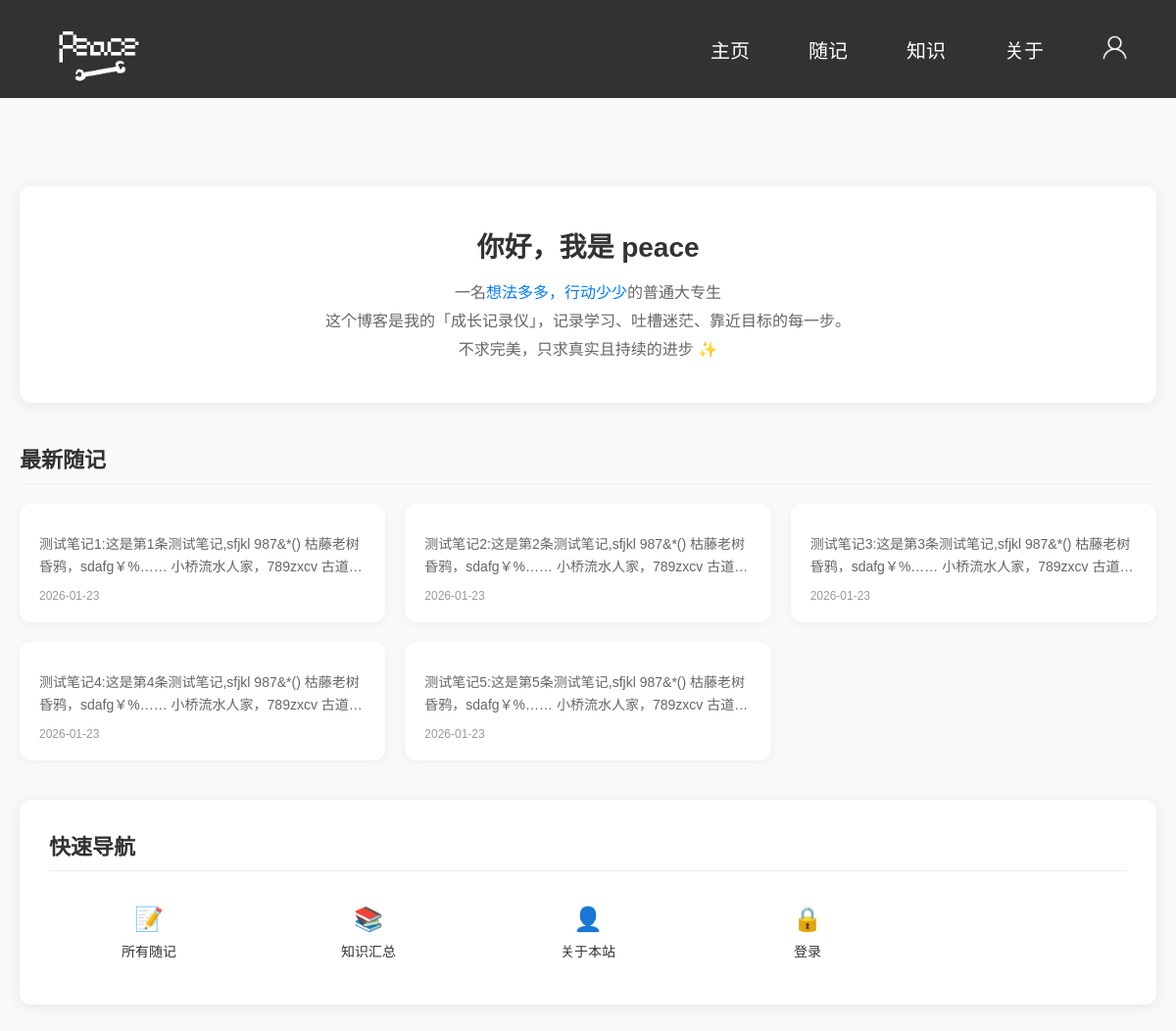
/index, run on the app's committed database.
### app.py (models this page shows, shortened)
class Note(db.Model):
    id = db.Column(db.Integer, primary_key=True)
    body = db.Column(db.Text)
    user_id = db.Column(db.String(8), db.ForeignKey('user.id'))
    created_at = db.Column(db.DateTime, default=db.func.current_timestamp())
    user = db.relationship('User', backref=db.backref('notes', lazy=True))

### app.py (the view)
@app.route('/')
@app.route('/home')
@app.route('/index')
def index():
    recent_notes = Note.query.order_by(Note.created_at.desc()).limit(5).all()
    return render_template('index.html', recent_notes=recent_notes)

### templates/index.html (shortened to what this page needs)
{% extends 'base.html' %}
{% block content %}
<div class="home-container">
    <div class="intro-card">
        <h2 class="intro-title">你好，我是 peace</h2>
        <p class="intro-desc">
            一名<span>想法多多，行动少少</span>的普通大专生<br>
            这个博客是我的「成长记录仪」，记录学习、吐槽迷茫、靠近目标的每一步。<br>
            不求完美，只求真实且持续的进步 ✨
        </p>
    </div>
    <div class="notes-section">
        <h3 class="section-title">最新随记</h3>
        <div class="notes-grid">
            {% if recent_notes %}
                {% for note in recent_notes %}
                <div class="note-card">
                    <p class="note-excerpt">{{ note.body[:80] }}...</p>
                    <div class="note-meta">{{ note.created_at.strftime('%Y-%m-%d') }}</div>
                </div>
                {% endfor %}
            {% else %}
                <div class="note-card" style="text-align: center; padding: 40px;">
                    <p style="color: #999;">暂无笔记，慢慢来，会有的 ✨</p>
                </div>
            {% endif %}
        </div>
    </div>
    <div class="quick-nav">
        <h3 class="section-title">快速导航</h3>
        <div class="nav-grid">
            <a href="{{ url_for('notes', page=1) }}" class="nav-item">
                <span class="nav-icon">📝</span>
                <span class="nav-text">所有随记</span>
            </a>
            <a href="{{ url_for('all_articles') }}" class="nav-item">
                <span class="nav-icon">📚</span>
                <span class="nav-text">知识汇总</span>
            </a>
            <a href="{{ url_for('about') }}" class="nav-item">
                <span class="nav-icon">👤</span>
                <span class="nav-text">关于本站</span>
            </a>
            <a href="{{ url_for('login') }}" class="nav-item">
                <span class="nav-icon">🔒</span>
                <span class="nav-text">登录</span>
            </a>
        </div>
    </div>
</div>
{% endblock %}

### static/css/style.css (style rules this page uses)
* { margin: 0; padding: 0; box-sizing: border-box; -webkit-box-sizing: border-box; -moz-box-sizing: border-box; }
html { transform-origin:center center; transition:transform 0.5s ease; }

### templates/index.html (style rules this page uses)
body { background-color: #f9f9f9; font-family: "PingFang SC", "Microsoft YaHei", sans-serif; }
.home-container { max-width: 1200px; margin: 40px auto; padding: 0 20px; }
.intro-card { background: #fff; border-radius: 12px; padding: 40px; box-shadow: 0 2px 15px rgba(0, 0, 0, 0.08); margin-bottom: 40px; text-align: center; }
.intro-title { font-size: 28px; color: #333; margin-bottom: 15px; font-weight: 600; }
.intro-desc { font-size: 16px; color: #666; line-height: 1.8; max-width: 700px; margin: 0 auto; }
.intro-desc span { color: #007bff; font-weight: 500; }
.notes-section { margin-bottom: 40px; }
.section-title { font-size: 22px; color: #333; margin-bottom: 20px; padding-bottom: 10px; border-bottom: 1px solid #eee; font-weight: 600; }
.notes-grid { display: grid; grid-template-columns: repeat(auto-fill, minmax(300px, 1fr)); gap: 20px; }
.note-card { background: #fff; border-radius: 12px; padding: 20px; box-shadow: 0 2px 10px rgba(0, 0, 0, 0.05); transition: transform 0.2s ease; }
.note-excerpt { font-size: 14px; color: #666; line-height: 1.6; margin-bottom: 12px; overflow: hidden; text-overflow: ellipsis; display: -webkit-box; -webkit-line-clamp: 2; -webkit-box-orient: vertical; }
.note-meta { font-size: 12px; color: #999; }
.quick-nav { background: #fff; border-radius: 12px; padding: 30px; box-shadow: 0 2px 15px rgba(0, 0, 0, 0.08); }
.nav-grid { display: grid; grid-template-columns: repeat(auto-fill, minmax(180px, 1fr)); gap: 20px; text-align: center; }
.nav-item { text-decoration: none; color: #333; padding: 15px; border-radius: 8px; transition: background 0.2s ease; }
.nav-icon { font-size: 24px; margin-bottom: 8px; display: block; }
.nav-text { font-size: 14px; font-weight: 500; }

### data on the page
Note: body "测试笔记1:这是第1条测试笔记,sfjkl 987&*() 枯藤老树昏鸦，sdafg￥%………", created_at "2026-01-23"
Note: body "测试笔记2:这是第2条测试笔记,sfjkl 987&*() 枯藤老树昏鸦，sdafg￥%………", created_at "2026-01-23"
Note: body "测试笔记3:这是第3条测试笔记,sfjkl 987&*() 枯藤老树昏鸦，sdafg￥%………", created_at "2026-01-23"
Note: body "测试笔记4:这是第4条测试笔记,sfjkl 987&*() 枯藤老树昏鸦，sdafg￥%………", created_at "2026-01-23"
Note: body "测试笔记5:这是第5条测试笔记,sfjkl 987&*() 枯藤老树昏鸦，sdafg￥%………", created_at "2026-01-23"
